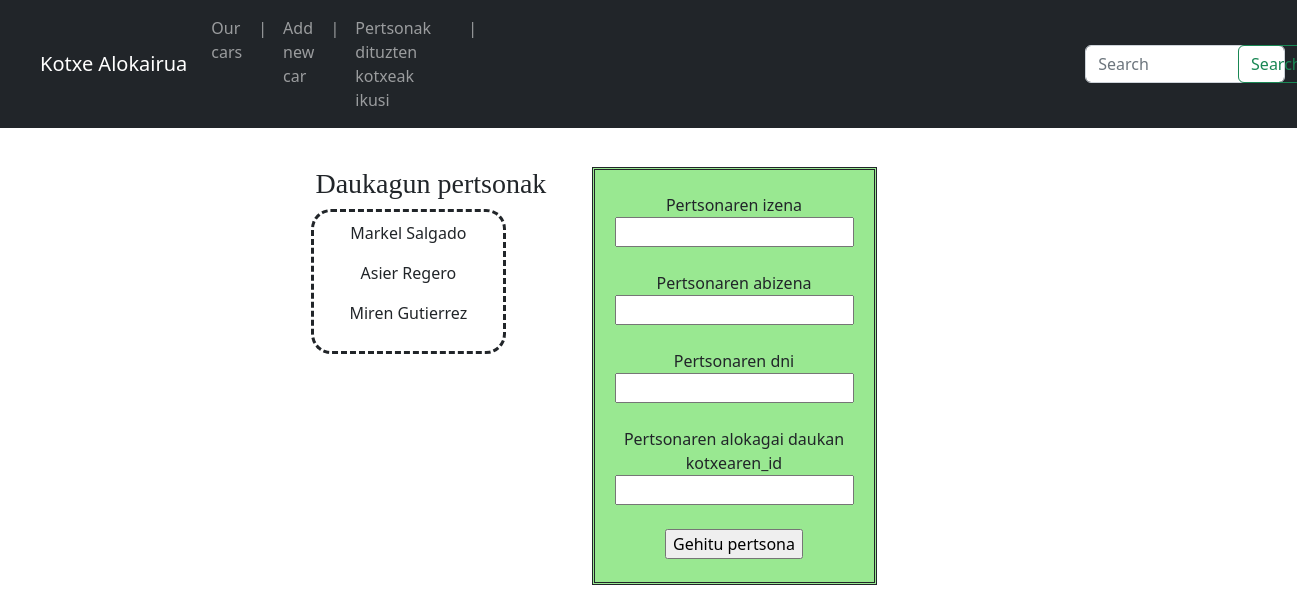
Screenshot of /pertsonak_index/add_person/ with the database file from the repository.
### pertsonak/models.py (models this page shows, shortened)
class Pertsonak(models.Model):
    id = models.AutoField(primary_key=True)
    izena = models.CharField(max_length=50)
    abizena = models.CharField(max_length=50)
    dni = models.CharField(max_length=9)
    alokagai_daukan_kotxearen_id = models.CharField(max_length=3)

### pertsonak/views.py (the view)
# urls.py: path('add_person/', views.pertsonak_gehitu, name='pertsonak_gehitu'),
def pertsonak_gehitu(request):
    pertsonak = Pertsonak.objects.all()
    return render(request, 'add_person.html', {'pertsonak': pertsonak})

### pertsonak/templates/add_person.html (shortened to what this page needs)
{% extends 'base.html' %}
{% block content %}
{% load static %}
<div class="container create_dish_contain">
    <div class="row">
        <div class="col">
            <h3 class="name_list_dish">Daukagun pertsonak</h3>
            <div class="div_list_dish">
                {% for pertsona in pertsonak %}
                <p>{{ pertsona.izena }} {{ pertsona.abizena }}</p>
                {% endfor %}
            </div>
        </div>
        <div class="col-3 add_dish_div">
            <form action="addrecord/" method="post">
                Pertsonaren izena<br>
                <input name="pert_izena">
                <br><br>
                Pertsonaren abizena<br>
                <input name="pert_abizena">
                <br><br>
                Pertsonaren dni<br>
                <input name="pert_dni">
                <br><br>
                Pertsonaren alokagai daukan kotxearen_id<br>
                <input name="perts_aloka">
                <br><br>
                <input type="submit" value="Gehitu pertsona">
            </form>
        </div>
    </div>
</div>
{% endblock content %}

### kotxeak/static/style.css (style rules this page uses)
.div_list_dish { border-style: dashed; border-radius: 20px; width: 40%; text-align: center; padding: 2%; margin-left: 45%; }
.name_list_dish { margin-left: 46%; font-family: fantasy; }
.add_dish_div { border-style: double; padding: 2%; text-align: center; background-color: #99E891; margin-right: 30%; }
.create_dish_contain { margin-top: 3%; }

### rows the page displays
Pertsonak: izena "Markel", abizena "Salgado"
Pertsonak: izena "Asier", abizena "Regero"
Pertsonak: izena "Miren", abizena "Gutierrez"
